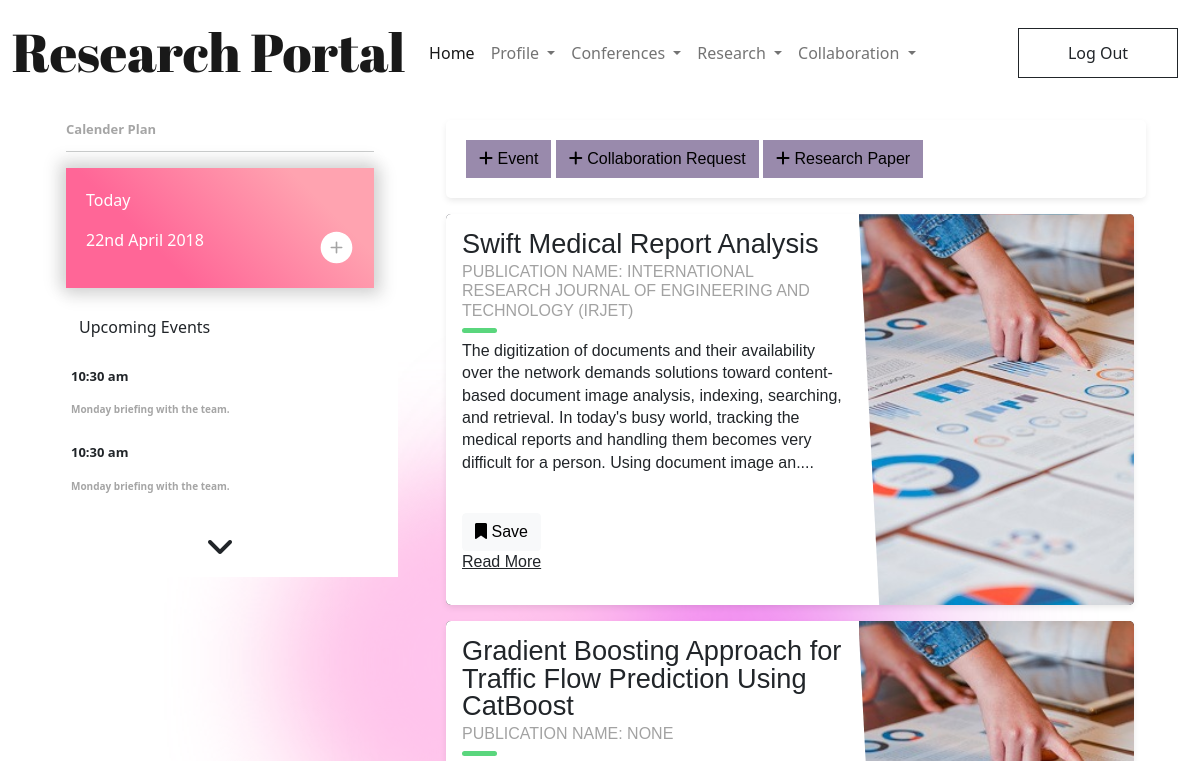
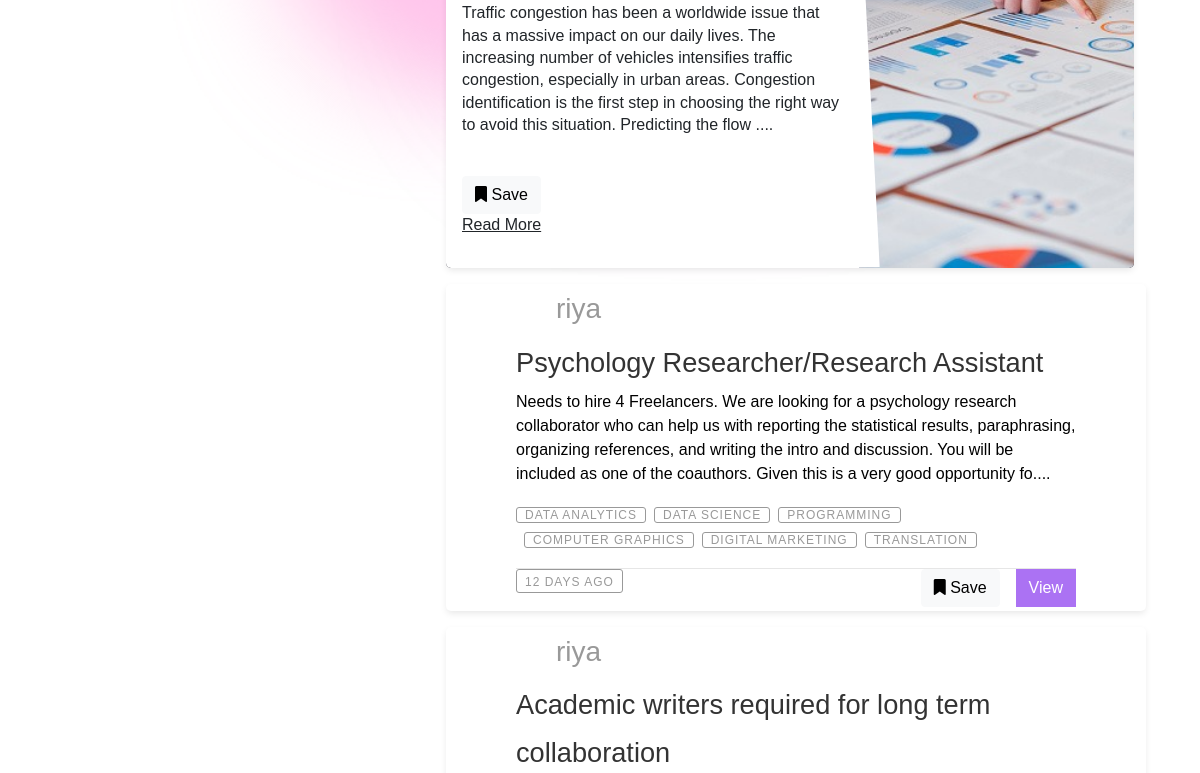
The app's page /feed/ (signed in, upper part), older data (2 pictures, top to bottom).
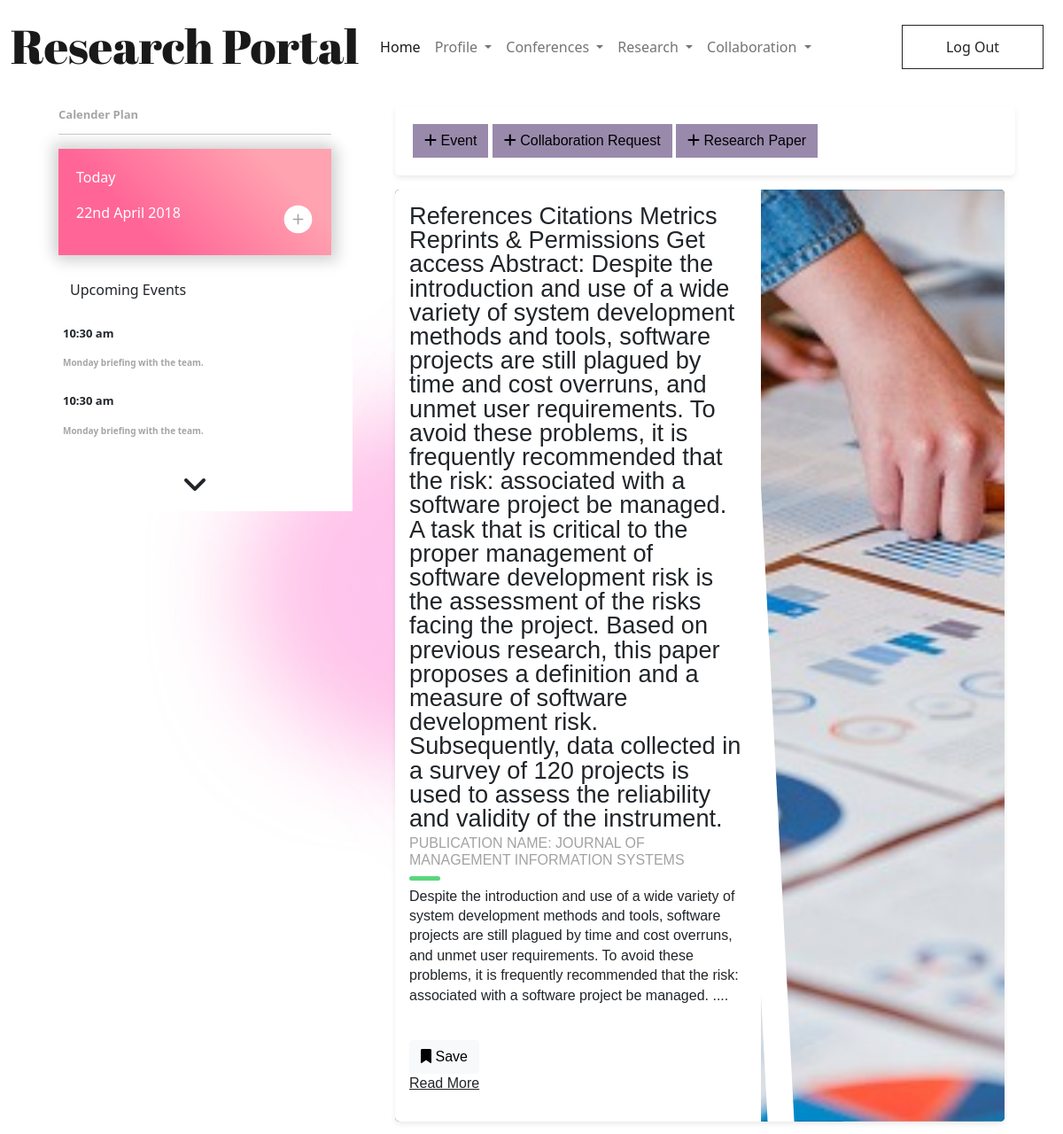
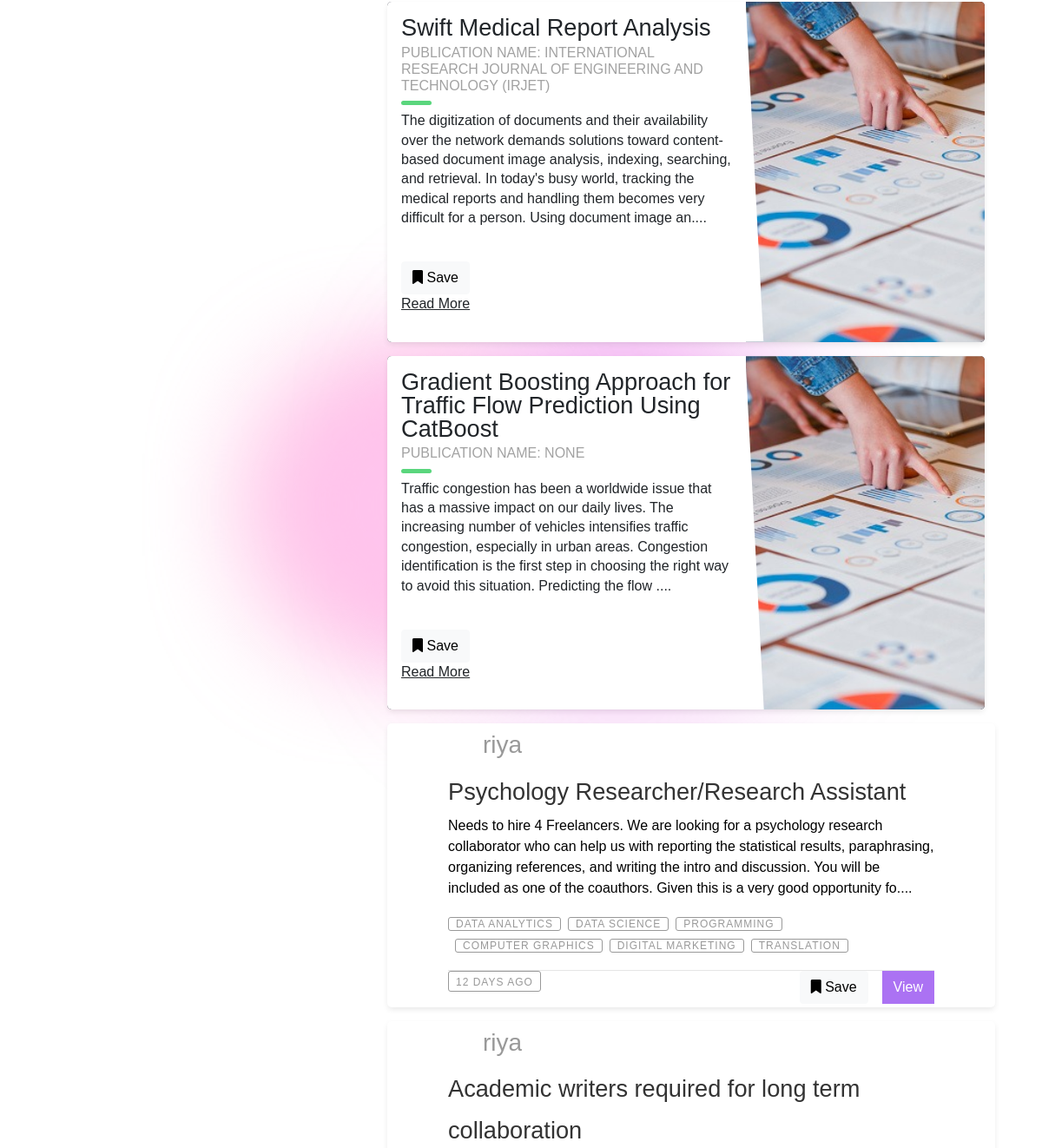
The same page, newer data (2 pictures, top to bottom).
### users/models.py (models this page shows)
class ResearchPapers(models.Model):
    title = models.CharField(max_length=500)
    abstract = models.TextField()
    collab_ids = models.CharField(max_length=500, null=True)
    conference_name = models.CharField(max_length=200,null=True)
    journal_name = models.CharField(max_length=200,null=True)
    domain = models.CharField(max_length=200, null=True)
    keywords = models.TextField(null=True)
    doi = models.CharField(max_length=300,null=True)
    media = models.FileField(upload_to = 'users_media/research_papers',null=True)
    url = models.TextField(null=True)
    published_date = models.DateTimeField(null=True)
    created_at = models.DateTimeField(auto_now_add=True)

### collaboration/models.py (models this page shows)
class CollaborationRequests(models.Model):
    user = models.IntegerField(null=True)#pk of Users
    title = models.CharField(max_length=500)
    description = models.TextField()
    domain = models.CharField(max_length=500, null=True)
    skills = models.CharField(max_length=500, null=True)
    pref_workplace = models.CharField(max_length=500, null=True)
    state = models.CharField(max_length=500, null=True)
    country = models.CharField(max_length=500, null=True)
    deadline = models.DateField(null=True)
    organisation = models.CharField(max_length=500, null=True)
    media = models.FileField(upload_to='users_media/collabfiles', null=True)
    duration = models.CharField(max_length=500, null=True)
    work_type = models.CharField(max_length=500, null=True) #Part time or Full time
    created_at = models.DateTimeField(auto_now_add=True)

### users/views.py (the view)
# urls.py: path('feed/',views.dashboardfeed, name = 'feed'),
def dashboardfeed(request):
    if 'username' in request.session:
        cuser = Users.objects.filter(username = request.session['username'])[0]
        if request.method == 'GET':
            papers = ResearchPapers.objects.all().order_by("-created_at")
            conferences = Conference.objects.all()
            collabs = CollaborationRequests.objects.all().order_by("created_at")
            usernames = []
            skills = []
            for r in papers:
                r.abstract = r.abstract[:300]+"...."
            for c in collabs:
                c.description = c.description[:300]+"...."
                user = Users.objects.filter(id = c.user)[0]
                skills.append(c.skills.split(';'))
                usernames.append(user.username)
            context = {
                'papers':papers,
                'conferences':conferences,
                'collabs':collabs,
                'usernames':usernames,
                'skills':skills,
                'cuser':cuser
            }
            return render(request,'feed.html',context)
    else:
        return render(request, '404.html')

### collaboration/templatetags/index.py (called while the page is built)
@register.filter
def index(indexable, i):
    return indexable[i]

### templates/feed.html (shortened to what this page needs)
{% load static %}
{% load index %}
<!DOCTYPE html>
<html lang="en">
<head>
    <link href="https://cdn.jsdelivr.net/npm/bootstrap@5.0.2/dist/css/bootstrap.min.css" rel="stylesheet">
    <link rel="stylesheet" type="text/css" href="{% static 'css/feed.css' %}">
</head>
<body style="background-image: url('../static/img/light-bg.png');">
    <nav id="mynav" class="navbar fixed-top navbar-expand-lg navbar-light ">
        <div class="container-fluid">
            <a class="navbar-brand" href="/">Research Portal</a>
            <div class="collapse navbar-collapse" id="navbarSupportedContent">
            <ul class="navbar-nav me-auto mb-2 mb-lg-0">
                <li class="nav-item">
                <a class="nav-link active" aria-current="page" href='/feed/'>Home</a>
                </li>
                <li class="nav-item dropdown">
                <a class="nav-link dropdown-toggle" href="#" id="navbarDropdown" role="button" data-bs-toggle="dropdown" aria-expanded="false">
                    Profile
                </a>
                </li>
                <li class="nav-item dropdown">
                <a class="nav-link dropdown-toggle" href="#" id="navbarDropdown" role="button" data-bs-toggle="dropdown" aria-expanded="false">
                    Conferences
                </a>
                </li>
                <li class="nav-item dropdown">
                <a class="nav-link dropdown-toggle" href="#" id="navbarDropdown" role="button" data-bs-toggle="dropdown" aria-expanded="false">
                    Research
                </a>
                </li>
                <li class="nav-item dropdown">
                    <a class="nav-link dropdown-toggle" href="#" id="navbarDropdown" role="button" data-bs-toggle="dropdown" aria-expanded="false">
                        Collaboration
                    </a>
                </li>
            </ul>
            <form class="d-flex" action="/logout/" method="POST">
              <button type="submit" class="btn btn-outline-dark navbar-btn">Log Out</button>
            </form>
            </div>
        </div>
        </nav>
        <div class="container" style="margin-top: 80px;">
            <div class="row">
                <div class="col-md-4">
                    <div class="container" style="background-color: #ffffff;">
                        <p>
                            <br>
                        </p>
                <section class="calender-plan">
                    <p class="title">Calender Plan</p>
                    <div class="calender-card">
                    <p>Today</p>
                    <div>
                        <p>22nd April 2018</p>
                    </div>
                    </div>
                </section>
                <section class="upcoming-events">
                    <p class="title"><button class="btn event-btn">Upcoming Events</button></p>
                    <div class="event-tabs show-div">
                        <div class="tab">
                            <p class="event-time">10:30 am</p>
                            <p class="event-detail">Monday briefing with the team.</p>
                        </div>
                        <div class="tab">
                            <p class="event-time">10:30 am</p>
                            <p class="event-detail">Monday briefing with the team.</p>
                        </div>
                    </div>
                    <p style="text-align: center;">
                    <button class="btn " type="button" data-bs-toggle="collapse" data-bs-target="#collapseExample" aria-expanded="false" aria-controls="collapseExample" style="font-size: 32px;">
                        <i class="fa fa-angle-down"></i>
                    </button>
                      </p>
                </section>
                </div>
        </div>
        <div class="col-md-8">
            <div class='container rp-container'>
                <p>
                    <br>
                </p>
                <div class="tabset">
                  <div class="tab-panels">
                              <section id="marzen" class="tab-panel">
                                <div class="blog-container">
                                    <div class="write-post-container ">
                                    <div class="add-post-links">
                                    <form method="GET">
                                    <a href="#">
                                    <button type="submit" class=" btn btn-add" data-bs-toggle="modal" formaction="/addevent/"><i class="fa fa-plus"></i> Event</button>
                                    <a href="#"><button type="submit" formaction="/collaboration/postcollab/" class=" btn btn-add" data-bs-toggle="modal"><i class="fa fa-plus"></i> Collaboration Request</button>
                                    <a href="#"><button type="submit" formaction="/addresearchpaper/" class=" btn btn-add" data-bs-toggle="modal"><i class="fa fa-plus"></i> Research Paper</button>
                                    </form>
                                </div>
                                    </div>
                                </div>
                              </section>
                      </div>
                  </div>
                  </div>
            <div class='container rp-container'>
              <div class="tabset">
                <div class="tab-panels">
                            <section id="marzen" class="tab-panel">
                        {% for p in papers %}
                        <div class="blog-card alt">
                            <div class="meta">
                            <div class="photo" ></div>
                            <ul class="details">
                            <li class="author"><a href="#">Collaborator Name</a></li>
                            <li class="date">July. 15, 2015</li>
                            <li class="tags">
                                <ul>
                                <li><a href="#">Domain: {{p.domain}}</a></li>
                                </ul>
                            </li>
                            </ul>
                            </div>
                            <div class="description">
                                <h1>{{p.title}}
                        </h1>
                        <h2>Publication Name: {{p.journal_name}}</h2>
                                <p>{{p.abstract}}
                        </p>
                        <p class="read-more">
                        <a href="#" style="padding-right: 10px;">
                        <form method="POST">
                            <button type="button" class=" btn btn-light" data-bs-toggle="modal"><i class="fa fa-bookmark"></i>  Save</button>
                        </form>
                        <a href="/viewresearchpaper/{{p.id}}">Read More</a>
                        </p>
                        </div>
                        </div>
                        {% endfor %}
                        </section>
                    </div>
                </div>
                </div>
                <div class='container rp-container'>
                    <div class="tabset">
                      <div class="tab-panels">
                                  <section id="marzen" class="tab-panel">
                                    {% for c in collabs %}
                                    <div class="blog-container ">
                                        <div class="blog-header">
                                            <div class="blog-author--no-cover">
                                                <h3>{{ usernames|index:forloop.counter0 }}</h3>
                                            </div>
                                        </div>
                                        <div class="blog-body">
                                            <div class="blog-title">
                                            <h1><a href="#">{{c.title}}</a></h1>
                                            </div>
                                            <div class="blog-summary">
                                            <p>{{c.description}}</p>
                                            </div>
                                            <div class="blog-tags">
                                            <ul>
                                                {% for skill in skills|index:forloop.counter0 %}
                                                <li><a href="#">{{skill}}</a></li>
                                                {% endfor %}
                                            </ul>
                                            </div>
                                        </div>
                                        <div class="blog-footer">
                                            <ul>
                                            <li class="published-date">12 days ago</li>
                                            <li class="comments"><a href="#"><button type="button" class=" btn  btn-light" data-bs-toggle="modal"><i class="fa fa-bookmark"></i> Save</button></li>
                                            <li class="shares">
                                            <form method="GET" action="/collaboration/viewcollab/{{c.id}}">
                                                <button type="submit" class=" btn btn-con" data-bs-toggle="modal" data-bs-target="#exampleModal">View</button>
                                            </form>
                                            </li>
                                            </ul>
                                        </div>
                                        </div>
                                        {% endfor %}
                                  </section>
                          </div>
                      </div>
                      </div>
            </div>
        </div>
    </div>
</body>
</html>

Row changes from the older to the newer data that the page shows:
added ResearchPapers: title "References Citations Metrics Reprints & Permissions Get access Abstract: Despite the introduction and use of a wide variety of system development methods and tools, software projects are still plagued by time and cost overruns, and unmet user requirements. To avoid these problems, it is frequently recommended that the risk: associated with a software project be managed. A task that is critical to the proper management of software development risk is the assessment of the risks facing the project. Based on previous research, this paper proposes a definition and a measure of software development risk. Subsequently, data collected in a survey of 120 projects is used to assess the reliability…", journal_name "JOURNAL OF MANAGEMENT INFORMATION SYSTEMS", abstract "Despite the introduction and use of a wide variety of system development methods and tools, software projects are still plagued by time and cost overruns, and unmet user requirements. To avoid these problems, it is frequently recommended that the risk: associated with a software project be managed. ...."
